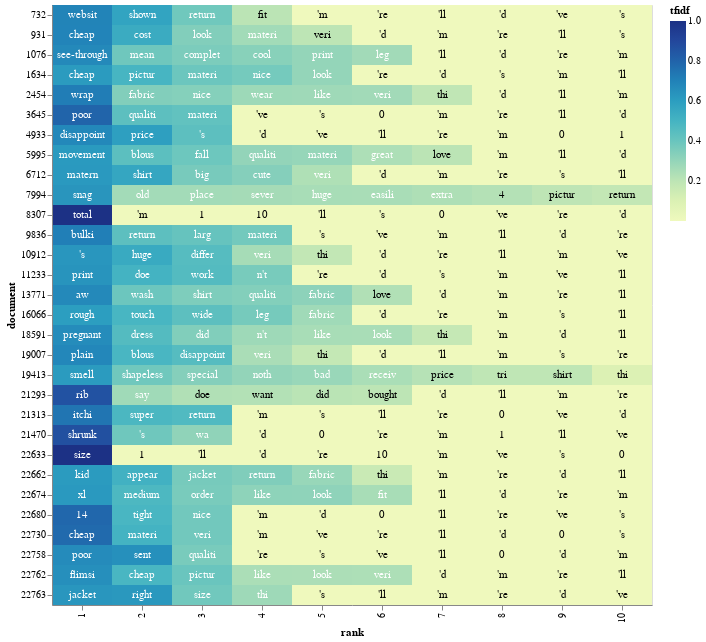

Notebook code for this chart:
### Markdown cell above
Computed TF-IDF, I select the worst and the best reviews and, for the first 30 reviews, I show their words, and their TF-IDF

### Code cell
df1 = df_idf.loc[df.Cons_rating==1]
df1=df1.loc[df1.max(axis=1)>=0.6]
df11=df1.iloc[0:30,:]

tfidf_df1 = df11.stack().reset_index()
tfidf_df1 = tfidf_df1.rename(columns={0:'tfidf', 'level_0': 'document','level_1': 'term', 'level_2': 'term'})
top_tfidf1 = tfidf_df1.sort_values(by=['document','tfidf'], ascending=[True,False]).groupby(['document']).head(10)

# adding a little randomness to break ties in term ranking
top_tfidf_plusRand = top_tfidf1.copy()
top_tfidf_plusRand['tfidf'] = top_tfidf_plusRand['tfidf'] + np.random.rand(top_tfidf1.shape[0])*0.000001

# base for all visualizations, with rank calculation
base = alt.Chart(top_tfidf_plusRand).encode(
    x = 'rank:O',
    y = 'document:N'
).transform_window(
    rank = "rank()",
    sort = [alt.SortField("tfidf", order="descending")],
    groupby = ["document"],
)

# heatmap specification
heatmap = base.mark_rect().encode(
    color = 'tfidf:Q'
)

# text labels, white for darker heatmap colors
text = base.mark_text(baseline='middle').encode(
    text = 'term:N',
    color = alt.condition(alt.datum.tfidf >= 0.23, alt.value('white'), alt.value('black'))
)

# display the three superimposed visualizations
(heatmap + text).properties(width = 600)

### Figure 1 — Vega-Lite specification as saved in the notebook (floating-point values rounded to 4 significant figures; data arrays with more than 128 entries replaced by an {"elided": "..."} marker saying what was removed)
{"config": {"view": {"continuousWidth": 300, "continuousHeight": 300}}, "layer": [{"mark": {"type": "rect"}, "encoding": {"color": {"field": "tfidf", "type": "quantitative"}, "x": {"field": "rank", "type": "ordinal"}, "y": {"field": "document", "type": "nominal"}}, "transform": [{"window": [{"op": "rank", "field": "", "as": "rank"}], "groupby": ["document"], "sort": [{"field": "tfidf", "order": "descending"}]}]}, {"mark": {"type": "text", "baseline": "middle"}, "encoding": {"color": {"condition": {"test": "(datum.tfidf >= 0.23)", "value": "white"}, "value": "black"}, "text": {"field": "term", "type": "nominal"}, "x": {"field": "rank", "type": "ordinal"}, "y": {"field": "document", "type": "nominal"}}, "transform": [{"window": [{"op": "rank", "field": "", "as": "rank"}], "groupby": ["document"], "sort": [{"field": "tfidf", "order": "descending"}]}]}], "data": {"name": "data-5ba1ecfe1a8c39795bc373478d82e0ae"}, "width": 600, "$schema": "https://vega.github.io/schema/vega-lite/v5.14.1.json", "datasets": {"data-5ba1ecfe1a8c39795bc373478d82e0ae": {"elided": "300 records"}}}
